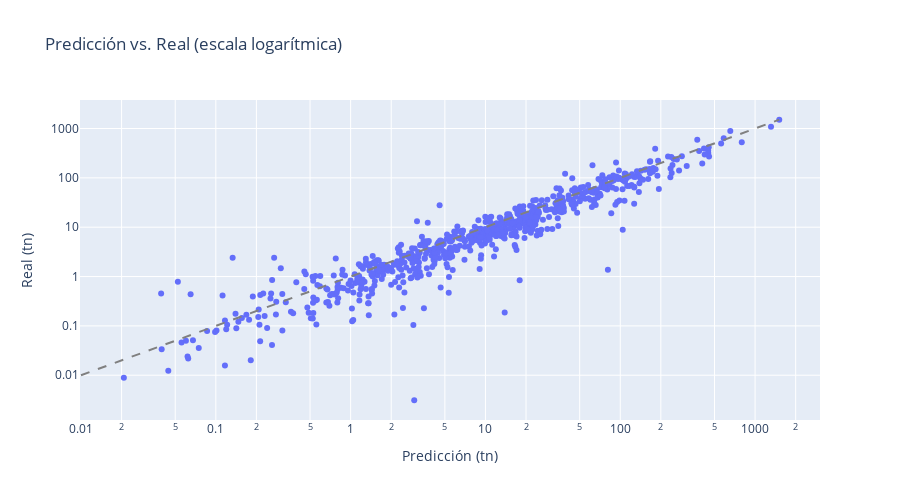

Source (notebook cell):
### Markdown cell above
## Scatter global en escala logarítmica

Este gráfico muestra todas las predicciones vs. sus valores reales para el período `201912`, sin distinguir por `product_id`, y aplicando escala logarítmica en ambos ejes.

Sirve para observar la alineación general del modelo (cuán cerca están los puntos de la diagonal perfecta).

### Code cell
import plotly.express as px

# Filtrar filas sin valores nulos
df_plot = df_enriquecido.dropna(subset=['tn', 'tn_real'])
df_plot = df_plot[(df_plot['tn'] > 0) & (df_plot['tn_real'] > 0)]

fig = px.scatter(
    df_plot,
    x='tn', y='tn_real',
    log_x=True, log_y=True,
    title='Predicción vs. Real (escala logarítmica)',
    labels={'tn': 'Predicción (tn)', 'tn_real': 'Real (tn)'},
    height=500
)

# Línea de referencia ideal (y = x)
max_val = max(df_plot['tn'].max(), df_plot['tn_real'].max())
fig.add_shape(
    type='line',
    x0=1e-2, y0=1e-2,
    x1=max_val, y1=max_val,
    line=dict(color='gray', dash='dash')
)

fig.show()

### Figure 1 — Plotly figure (JSON) as saved in the notebook; plotly's stock layout.template omitted (floating-point values rounded to 4 significant figures; data arrays with more than 128 entries replaced by an {"elided": "..."} marker saying what was removed)
{"data": [{"hovertemplate": "Predicción (tn)=%{x}<br>Real (tn)=%{y}<extra></extra>", "legendgroup": "", "marker": {"color": "#636efa", "symbol": "circle"}, "mode": "markers", "name": "", "orientation": "v", "showlegend": false, "type": "scatter", "x": {"elided": "744 float values"}, "xaxis": "x", "y": {"elided": "744 float values"}, "yaxis": "y"}], "layout": {"height": 500, "legend": {"tracegroupgap": 0}, "shapes": [{"line": {"color": "gray", "dash": "dash"}, "type": "line", "x0": 0.01, "x1": 1511.0, "y0": 0.01, "y1": 1511.0}], "title": {"text": "Predicción vs. Real (escala logarítmica)"}, "xaxis": {"anchor": "y", "domain": [0, 1], "title": {"text": "Predicción (tn)"}, "type": "log"}, "yaxis": {"anchor": "x", "domain": [0, 1], "title": {"text": "Real (tn)"}, "type": "log"}}}
